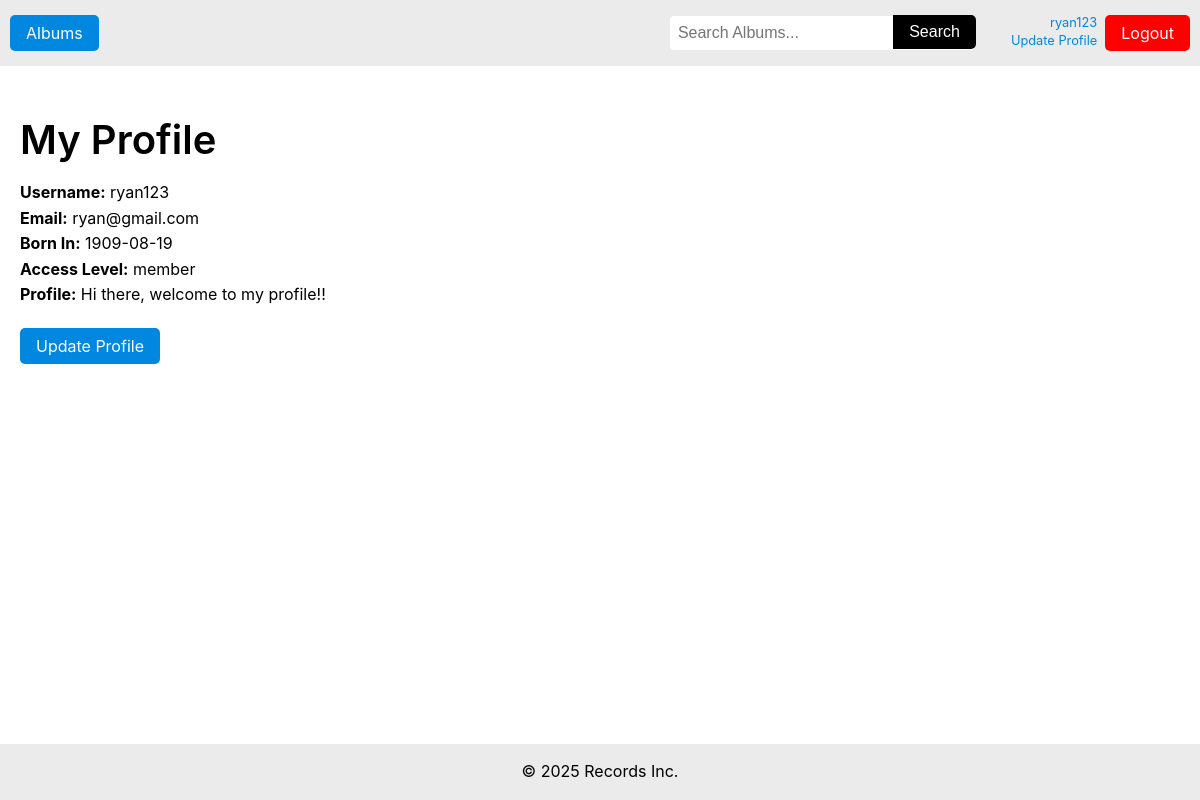
The app's page /project/user_profile.php (signed in), older data.
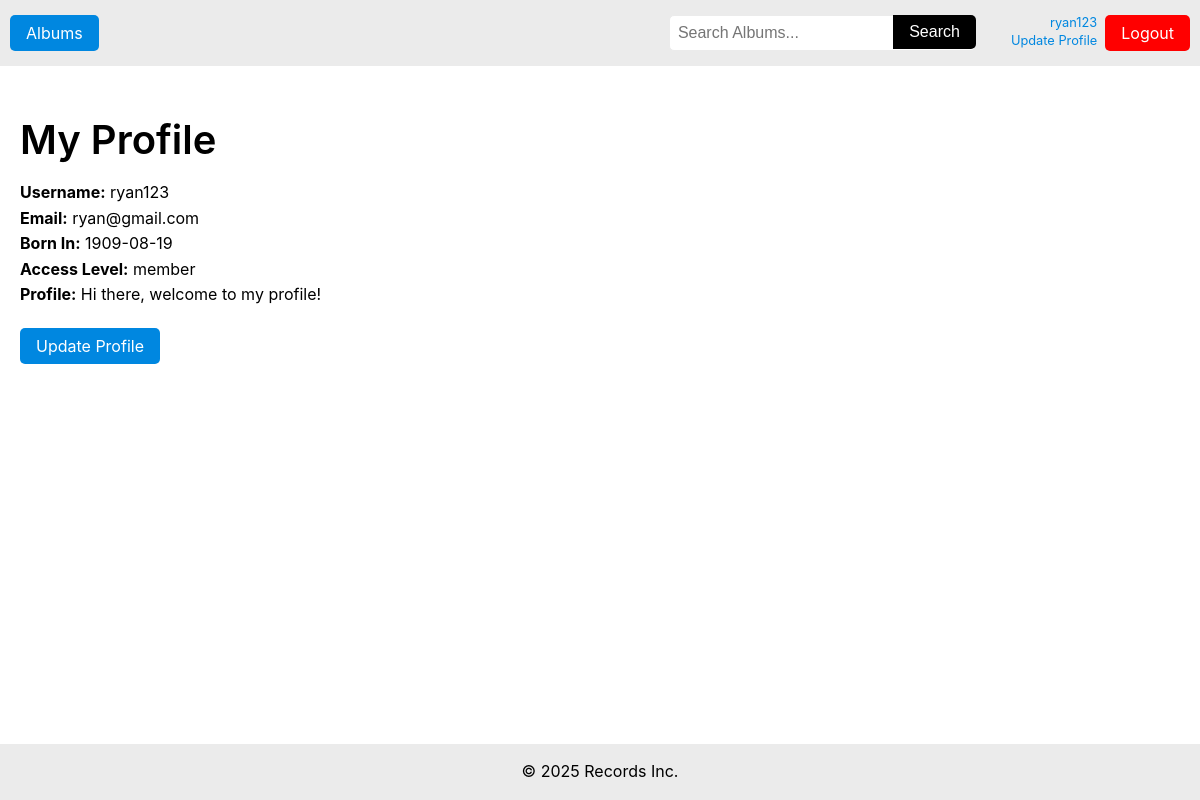
The same page, newer data.
### tables this page shows
CREATE TABLE `user` (
  `username` varchar(50) NOT NULL,
  `password` varchar(255) NOT NULL,
  `date_of_birth` date NOT NULL,
  `profile` text DEFAULT NULL,
  `email` varchar(100) NOT NULL,
  `access_level` varchar(10) NOT NULL DEFAULT 'member',
  `favourite_album_id` int(11) UNSIGNED DEFAULT NULL,
  `favourite_track_id` int(11) UNSIGNED DEFAULT NULL
);

### project/user_profile.php (the view, shortened to what this page needs)
<?php
  require 'db_connect.php';
  $stmt = $db->prepare("SELECT username, date_of_birth, YEAR(date_of_birth) AS birth_year, access_level, email, password, profile FROM user WHERE username = ?");
  $stmt->execute( [$_SESSION['username']] );
  $user = $stmt->fetch();
  require "header.php";
?>
<main>
  <?php if ($user['username'] === $_SESSION['username']): ?>
    <h1>My Profile</h1>
  <?php else: ?>
    <h1>Viewing Profile of "<?= htmlspecialchars($user['username']) ?>"</h1>
  <?php endif; ?>
  <?php if ($user['username'] === $_SESSION['username']): ?>
    <p><strong>Username:</strong> <?= htmlspecialchars($user['username']) ?></p>
    <p><strong>Email:</strong> <?= htmlspecialchars($user['email']) ?></p>
    <p><strong>Born In:</strong> <?= htmlspecialchars($user['date_of_birth']) ?></p>
    <p><strong>Access Level:</strong> <?= htmlspecialchars($user['access_level']) ?></p>
    <p><strong>Profile:</strong> <?= htmlspecialchars($user['profile']) ?></p>
    <a style="margin: 20px 0" href="update_profile.php?username=<?= urlencode($_SESSION['username']) ?>" class="button">Update Profile</a>
  <?php else: ?>
    <p><strong>Born In:</strong> <?= htmlspecialchars($user['birth_year']) ?></p>
    <p><strong>Profile:</strong> <?= htmlspecialchars($user['profile']) ?></p>
  <?php endif; ?>
</main>
<?php require "footer.php"; ?>

Row changes from the older to the newer data that the page shows:
changed user "ryan123": profile "Hi there, welcome to my profile!!" → "Hi there, welcome to my profile!"
